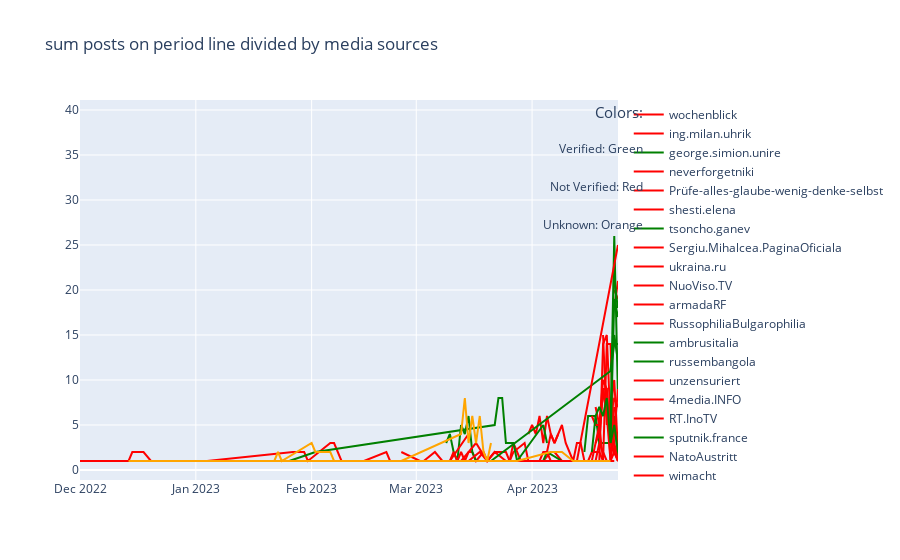

The code cell stored with this chart in its notebook:
### Markdown cell above
## -> 5. Chart "Sum Posts" by every media on timeline

### Code cell
SumPosts_OnPeriod_Divided_byMedia(Aks_groupbyPosts_periods)

### Figure 1 — Plotly figure (JSON) as saved in the notebook; plotly's stock layout.template omitted (floating-point values rounded to 4 significant figures)
{"data": [{"hovertemplate": "Username: wochenblick<br>Sum Posts: {y}<br>Date: {x}", "line": {"color": "red"}, "mode": "lines", "name": "wochenblick", "type": "scatter", "x": ["2023-04-24"], "y": [39]}, {"hovertemplate": "Username: ing.milan.uhrik<br>Sum Posts: {y}<br>Date: {x}", "line": {"color": "red"}, "mode": "lines", "name": "ing.milan.uhrik", "type": "scatter", "x": ["2023-03-13", "2023-03-15", "2023-03-16", "2023-03-17", "2023-03-19", "2023-03-20", "2023-03-22", "2023-03-25", "2023-03-26", "2023-03-27", "2023-03-30", "2023-03-31", "2023-04-02", "2023-04-04", "2023-04-06", "2023-04-07", "2023-04-09", "2023-04-10", "2023-04-12", "2023-04-13", "2023-04-15", "2023-04-16", "2023-04-17", "2023-04-18", "2023-04-19", "2023-04-21", "2023-04-22"], "y": [1, 2, 2, 1, 2, 1, 2, 2, 1, 2, 3, 1, 1, 1, 2, 2, 1, 1, 1, 1, 1, 1, 1, 1, 3, 1, 1]}, {"hovertemplate": "Username: george.simion.unire<br>Sum Posts: {y}<br>Date: {x}", "line": {"color": "green"}, "mode": "lines", "name": "george.simion.unire", "type": "scatter", "x": ["2023-03-09", "2023-03-10", "2023-03-11", "2023-03-12", "2023-03-13", "2023-03-14", "2023-03-15", "2023-03-16", "2023-03-17", "2023-03-20", "2023-03-31", "2023-04-02", "2023-04-04", "2023-04-05", "2023-04-09", "2023-04-11", "2023-04-13", "2023-04-16", "2023-04-19"], "y": [3, 4, 2, 1, 5, 4, 6, 2, 1, 1, 1, 1, 1, 2, 1, 1, 1, 1, 1]}, {"hovertemplate": "Username: neverforgetniki<br>Sum Posts: {y}<br>Date: {x}", "line": {"color": "red"}, "mode": "lines", "name": "neverforgetniki", "type": "scatter", "x": ["2023-03-31", "2023-04-01", "2023-04-02", "2023-04-03", "2023-04-04", "2023-04-05", "2023-04-06", "2023-04-07", "2023-04-08"], "y": [4, 5, 4, 6, 3, 6, 4, 3, 4]}, {"hovertemplate": "Username: Prüfe-alles-glaube-wenig-denke-selbst<br>Sum Posts: {y}<br>Date: {x}", "line": {"color": "red"}, "mode": "lines", "name": "Prüfe-alles-glaube-wenig-denke-selbst", "type": "scatter", "x": ["2022-12-01", "2022-12-09", "2022-12-13", "2022-12-14", "2022-12-15", "2022-12-18", "2022-12-20", "2022-12-22", "2022-12-31", "2023-01-02", "2023-01-04", "2023-01-27", "2023-01-30", "2023-01-31", "2023-02-06", "2023-02-07", "2023-02-09", "2023-02-15", "2023-02-21", "2023-02-22", "2023-03-01", "2023-03-03", "2023-03-06", "2023-03-08", "2023-03-10", "2023-03-15"], "y": [1, 1, 1, 1, 2, 2, 1, 1, 1, 1, 1, 2, 2, 1, 3, 3, 1, 1, 2, 1, 1, 1, 2, 1, 1, 4]}, {"hovertemplate": "Username: shesti.elena<br>Sum Posts: {y}<br>Date: {x}", "line": {"color": "red"}, "mode": "lines", "name": "shesti.elena", "type": "scatter", "x": ["2023-04-19", "2023-04-20", "2023-04-21", "2023-04-22", "2023-04-23", "2023-04-24"], "y": [3, 9, 6, 6, 8, 7]}, {"hovertemplate": "Username: tsoncho.ganev<br>Sum Posts: {y}<br>Date: {x}", "line": {"color": "green"}, "mode": "lines", "name": "tsoncho.ganev", "type": "scatter", "x": ["2023-04-15", "2023-04-16", "2023-04-17", "2023-04-18", "2023-04-19", "2023-04-20", "2023-04-21", "2023-04-22", "2023-04-23", "2023-04-24"], "y": [2, 6, 6, 6, 3, 3, 3, 3, 6, 1]}, {"hovertemplate": "Username: Sergiu.Mihalcea.PaginaOficiala<br>Sum Posts: {y}<br>Date: {x}", "line": {"color": "red"}, "mode": "lines", "name": "Sergiu.Mihalcea.PaginaOficiala", "type": "scatter", "x": ["2023-04-23", "2023-04-24"], "y": [18, 21]}, {"hovertemplate": "Username: ukraina.ru<br>Sum Posts: {y}<br>Date: {x}", "line": {"color": "red"}, "mode": "lines", "name": "ukraina.ru", "type": "scatter", "x": ["2023-02-25", "2023-03-02", "2023-03-03", "2023-03-08", "2023-03-10", "2023-03-11", "2023-03-12", "2023-03-13", "2023-03-14", "2023-03-15", "2023-03-17", "2023-03-20", "2023-03-22", "2023-03-25", "2023-03-26", "2023-03-27", "2023-03-29", "2023-03-30", "2023-04-01", "2023-04-02", "2023-04-03", "2023-04-04", "2023-04-05", "2023-04-06", "2023-04-07", "2023-04-15", "2023-04-22", "2023-04-23"], "y": [2, 1, 1, 1, 1, 2, 1, 2, 1, 2, 3, 1, 2, 1, 1, 3, 1, 1, 1, 1, 1, 2, 2, 1, 1, 1, 1, 1]}, {"hovertemplate": "Username: NuoViso.TV<br>Sum Posts: {y}<br>Date: {x}", "line": {"color": "red"}, "mode": "lines", "name": "NuoViso.TV", "type": "scatter", "x": ["2023-04-20", "2023-04-21", "2023-04-22", "2023-04-23", "2023-04-24"], "y": [15, 5, 7, 10, 2]}, {"hovertemplate": "Username: armadaRF<br>Sum Posts: {y}<br>Date: {x}", "line": {"color": "red"}, "mode": "lines", "name": "armadaRF", "type": "scatter", "x": ["2023-04-23", "2023-04-24"], "y": [20, 19]}, {"hovertemplate": "Username: RussophiliaBulgarophilia<br>Sum Posts: {y}<br>Date: {x}", "line": {"color": "red"}, "mode": "lines", "name": "RussophiliaBulgarophilia", "type": "scatter", "x": ["2023-04-05", "2023-04-06", "2023-04-07", "2023-04-09", "2023-04-10", "2023-04-11", "2023-04-12", "2023-04-13", "2023-04-14", "2023-04-15", "2023-04-17", "2023-04-19", "2023-04-20", "2023-04-21", "2023-04-22", "2023-04-23", "2023-04-24"], "y": [2, 4, 3, 5, 3, 2, 1, 3, 3, 1, 1, 5, 1, 1, 1, 2, 1]}, {"hovertemplate": "Username: ambrusitalia<br>Sum Posts: {y}<br>Date: {x}", "line": {"color": "green"}, "mode": "lines", "name": "ambrusitalia", "type": "scatter", "x": ["2023-04-22", "2023-04-23", "2023-04-24"], "y": [11, 14, 14]}, {"hovertemplate": "Username: russembangola<br>Sum Posts: {y}<br>Date: {x}", "line": {"color": "green"}, "mode": "lines", "name": "russembangola", "type": "scatter", "x": ["2023-04-23", "2023-04-24"], "y": [21, 18]}, {"hovertemplate": "Username: unzensuriert<br>Sum Posts: {y}<br>Date: {x}", "line": {"color": "red"}, "mode": "lines", "name": "unzensuriert", "type": "scatter", "x": ["2022-12-17", "2022-12-22", "2022-12-24", "2022-12-25", "2022-12-26", "2022-12-27", "2022-12-29", "2022-12-31", "2023-01-05", "2023-01-06", "2023-01-12", "2023-01-23", "2023-01-24", "2023-01-26", "2023-01-31", "2023-02-05", "2023-02-06", "2023-02-07", "2023-02-18", "2023-02-22", "2023-02-27", "2023-03-01", "2023-03-06", "2023-03-10", "2023-03-15", "2023-03-18", "2023-03-20", "2023-03-21", "2023-03-28", "2023-04-01", "2023-04-04", "2023-04-08", "2023-04-10", "2023-04-11", "2023-04-15", "2023-04-19", "2023-04-20", "2023-04-21"], "y": [1, 1, 1, 1, 1, 1, 1, 1, 1, 1, 1, 1, 1, 1, 1, 1, 1, 1, 1, 1, 1, 1, 1, 1, 1, 2, 1, 1, 1, 1, 1, 1, 1, 1, 1, 1, 1, 1]}, {"hovertemplate": "Username: 4media.INFO<br>Sum Posts: {y}<br>Date: {x}", "line": {"color": "red"}, "mode": "lines", "name": "4media.INFO", "type": "scatter", "x": ["2023-04-19", "2023-04-20", "2023-04-21", "2023-04-22", "2023-04-23", "2023-04-24"], "y": [1, 14, 15, 5, 3, 1]}, {"hovertemplate": "Username: RT.InoTV<br>Sum Posts: {y}<br>Date: {x}", "line": {"color": "red"}, "mode": "lines", "name": "RT.InoTV", "type": "scatter", "x": ["2023-04-16", "2023-04-17", "2023-04-18", "2023-04-19", "2023-04-20", "2023-04-21", "2023-04-22", "2023-04-23", "2023-04-24"], "y": [1, 2, 2, 2, 1, 14, 14, 2, 1]}, {"hovertemplate": "Username: sputnik.france<br>Sum Posts: {y}<br>Date: {x}", "line": {"color": "green"}, "mode": "lines", "name": "sputnik.france", "type": "scatter", "x": ["2023-01-26", "2023-02-02", "2023-03-22", "2023-03-23", "2023-03-24", "2023-03-25", "2023-03-27", "2023-03-28", "2023-04-04", "2023-04-05"], "y": [1, 2, 5, 8, 8, 3, 3, 1, 5, 3]}, {"hovertemplate": "Username: NatoAustritt<br>Sum Posts: {y}<br>Date: {x}", "line": {"color": "red"}, "mode": "lines", "name": "NatoAustritt", "type": "scatter", "x": ["2023-04-18", "2023-04-19", "2023-04-20", "2023-04-21", "2023-04-22", "2023-04-23", "2023-04-24"], "y": [7, 5, 10, 9, 3, 2, 3]}, {"hovertemplate": "Username: wimacht<br>Sum Posts: {y}<br>Date: {x}", "line": {"color": "red"}, "mode": "lines", "name": "wimacht", "type": "scatter", "x": ["2023-04-17", "2023-04-18", "2023-04-19", "2023-04-20", "2023-04-21", "2023-04-22", "2023-04-23"], "y": [6, 5, 5, 9, 6, 1, 7]}, {"hovertemplate": "Username: tassagency<br>Sum Posts: {y}<br>Date: {x}", "line": {"color": "green"}, "mode": "lines", "name": "tassagency", "type": "scatter", "x": ["2023-04-22", "2023-04-23", "2023-04-24"], "y": [3, 19, 17]}, {"hovertemplate": "Username: mod.mil.rus<br>Sum Posts: {y}<br>Date: {x}", "line": {"color": "green"}, "mode": "lines", "name": "mod.mil.rus", "type": "scatter", "x": ["2023-03-21", "2023-04-22", "2023-04-23", "2023-04-24"], "y": [1, 11, 15, 12]}, {"hovertemplate": "Username: nicvoiculet<br>Sum Posts: {y}<br>Date: {x}", "line": {"color": "green"}, "mode": "lines", "name": "nicvoiculet", "type": "scatter", "x": ["2023-04-22", "2023-04-23", "2023-04-24"], "y": [5, 26, 8]}, {"hovertemplate": "Username: giorgio.bianchi.100<br>Sum Posts: {y}<br>Date: {x}", "line": {"color": "red"}, "mode": "lines", "name": "giorgio.bianchi.100", "type": "scatter", "x": ["2023-04-18", "2023-04-19", "2023-04-20", "2023-04-21", "2023-04-22", "2023-04-23", "2023-04-24"], "y": [3, 4, 9, 9, 1, 4, 9]}, {"hovertemplate": "Username: 1tvnews<br>Sum Posts: {y}<br>Date: {x}", "line": {"color": "green"}, "mode": "lines", "name": "1tvnews", "type": "scatter", "x": ["2023-04-17", "2023-04-18", "2023-04-19", "2023-04-20", "2023-04-21", "2023-04-22", "2023-04-23", "2023-04-24"], "y": [2, 6, 7, 6, 8, 3, 5, 2]}, {"hovertemplate": "Username: lentaru<br>Sum Posts: {y}<br>Date: {x}", "line": {"color": "green"}, "mode": "lines", "name": "lentaru", "type": "scatter", "x": ["2022-12-01", "2022-12-25", "2023-01-02", "2023-01-05", "2023-01-10", "2023-02-06", "2023-04-07"], "y": [1, 1, 1, 1, 1, 1, 1]}, {"hovertemplate": "Username: friedentotal<br>Sum Posts: {y}<br>Date: {x}", "line": {"color": "red"}, "mode": "lines", "name": "friedentotal", "type": "scatter", "x": ["2022-12-01", "2022-12-22", "2023-01-12", "2023-01-19", "2023-02-09", "2023-02-16", "2023-02-18", "2023-02-23", "2023-02-25", "2023-03-02", "2023-03-16", "2023-03-23", "2023-03-30", "2023-04-13", "2023-04-24"], "y": [1, 1, 1, 1, 1, 1, 1, 1, 1, 1, 1, 1, 1, 1, 25]}, {"hovertemplate": "Username: 6001<br>Sum Posts: {y}<br>Date: {x}", "line": {"color": "orange"}, "mode": "lines", "name": "6001", "type": "scatter", "x": ["2022-12-23", "2023-01-11", "2023-02-25", "2023-03-13", "2023-03-14", "2023-03-15", "2023-03-16", "2023-03-17", "2023-03-18", "2023-03-19", "2023-03-20", "2023-03-21"], "y": [1, 1, 1, 4, 8, 3, 6, 3, 6, 2, 1, 3]}, {"hovertemplate": "Username: group/rumenradevspasitel<br>Sum Posts: {y}<br>Date: {x}", "line": {"color": "orange"}, "mode": "lines", "name": "group/rumenradevspasitel", "type": "scatter", "x": ["2022-12-14", "2023-01-12", "2023-01-14", "2023-01-22", "2023-01-23", "2023-01-24", "2023-02-01", "2023-02-02", "2023-02-03", "2023-02-06", "2023-02-07", "2023-02-17", "2023-02-22", "2023-02-24", "2023-02-28", "2023-03-01", "2023-03-02", "2023-03-03", "2023-03-04", "2023-03-09", "2023-03-16", "2023-03-21", "2023-03-28", "2023-04-06", "2023-04-09", "2023-04-12", "2023-04-15", "2023-04-16", "2023-04-17", "2023-04-20", "2023-04-22"], "y": [1, 1, 1, 1, 2, 1, 3, 2, 2, 2, 1, 1, 1, 1, 1, 1, 1, 1, 1, 1, 1, 1, 1, 2, 2, 1, 1, 1, 1, 1, 1]}, {"hovertemplate": "Username: 5808<br>Sum Posts: {y}<br>Date: {x}", "line": {"color": "orange"}, "mode": "lines", "name": "5808", "type": "scatter", "x": ["2023-04-24"], "y": [39]}], "layout": {"annotations": [{"font": {"size": 15}, "showarrow": false, "text": "Colors:", "x": 1.05, "xref": "paper", "y": 1, "yref": "paper"}, {"showarrow": false, "text": "Verified: Green", "x": 1.05, "xref": "paper", "y": 0.9, "yref": "paper"}, {"showarrow": false, "text": "Not Verified: Red", "x": 1.05, "xref": "paper", "y": 0.8, "yref": "paper"}, {"showarrow": false, "text": "Unknown: Orange", "x": 1.05, "xref": "paper", "y": 0.7, "yref": "paper"}], "title": {"text": "sum posts on period line divided by media sources"}}}
